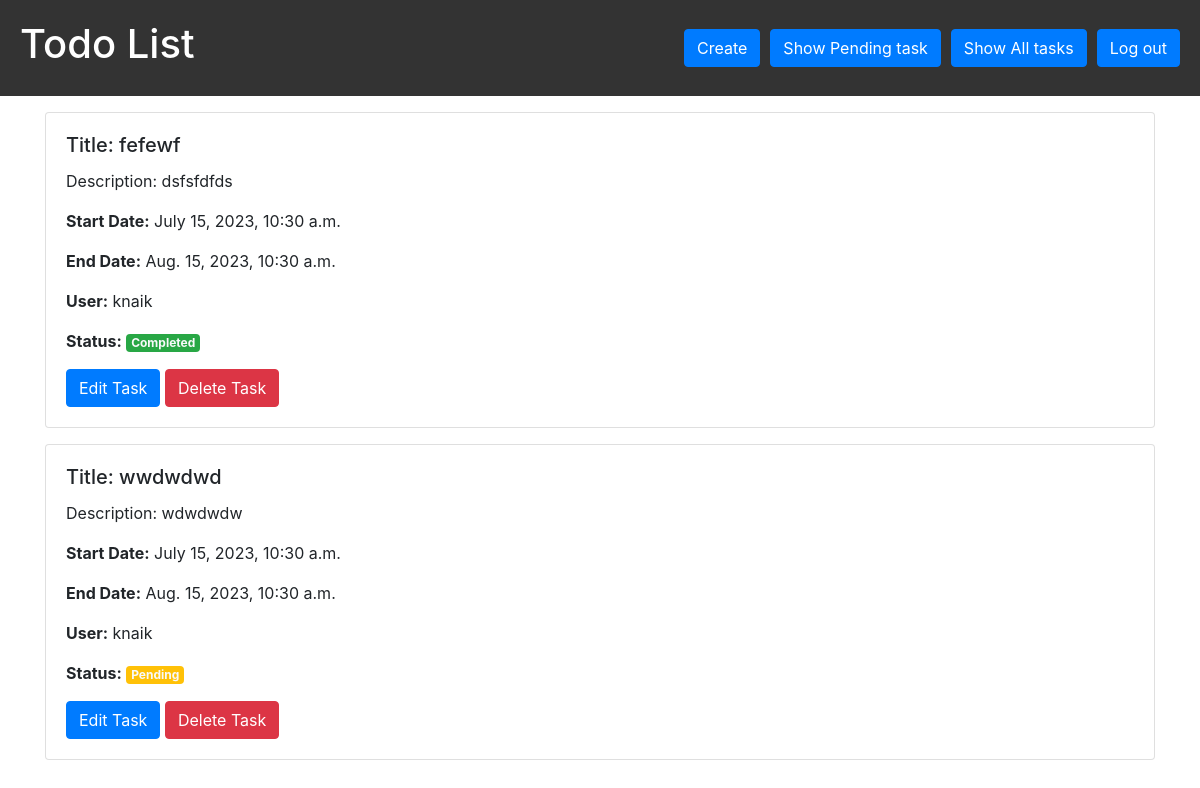
Before: /home/ (signed in) with the older database file.
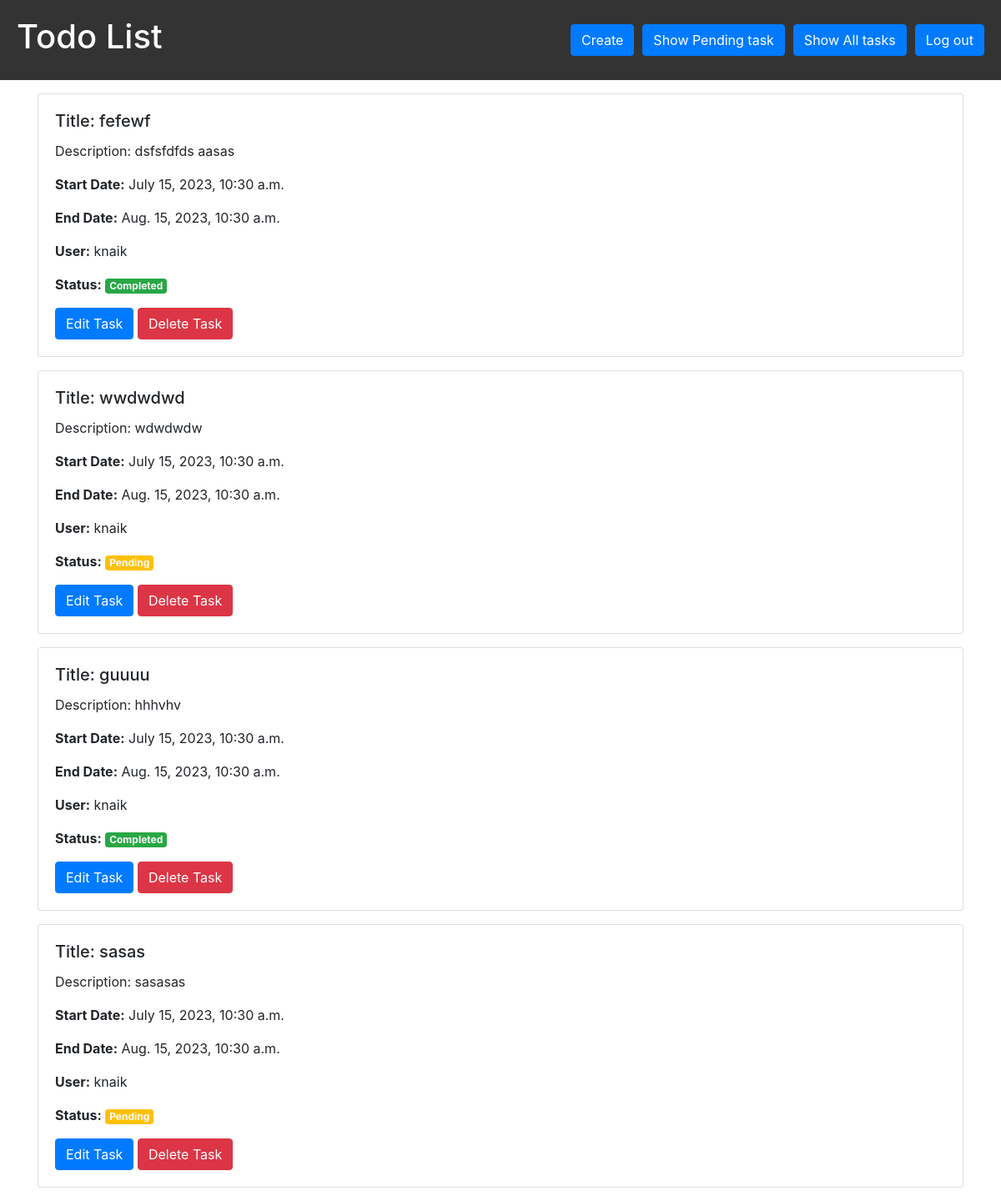
After: the same page with the newer database file.
### todo/models.py (models this page shows, shortened)
class TodoTask(models.Model):
    id = models.UUIDField(primary_key=True, default=uuid.uuid4, editable=False)
    title = models.CharField(max_length=100,null=False)
    description = models.TextField()
    start_date = models.DateTimeField()
    end_date = models.DateTimeField()
    user = models.ForeignKey(User, on_delete=models.CASCADE)
    is_completed = models.BooleanField(default=False)

### todo/views.py (the view)
# urls.py: path('home/', todo_list, name='todo_list'),
def todo_list(request):
    tasks = TodoTask.objects.filter(user=request.user)
    return render(request, 'html/homePage.html', {'tasks': tasks})

### todo/templates/html/homePage.html (shortened to what this page needs)
{% load static %}
<!DOCTYPE html>
<html>
<head>
    <link rel="stylesheet" href="https://stackpath.bootstrapcdn.com/bootstrap/4.5.2/css/bootstrap.min.css">
</head>
<body>
    <div class="header">
        <h1>Todo List</h1>
        <div style="display: flex; gap: 10px; align-items: center;">
        <a href="{% url 'createTask' %}" class="btn btn-primary create-button">Create</a>
        <a href="{% url 'show_pending_task'%}" class="btn btn-primary create-button">Show Pending task</a>
        <a href="{% url 'todo_list' %}" class="btn btn-primary create-button">Show All tasks</a>
        <a href="{% url 'login_page' %}" class="btn btn-primary create-button">Log out</a>
        </div>
    </div>
    <div class="container">
        {% for task in tasks %}
        <div class="card my-3">
            <div class="card-body">
                <h5 class="card-title">Title: {{ task.title }}</h5>
                <p class="card-text">Description: {{ task.description }}</p>
                <p class="card-text"><strong>Start Date:</strong> {{ task.start_date }}</p>
                <p class="card-text"><strong>End Date:</strong> {{ task.end_date }}</p>
                <p class="card-text"><strong>User:</strong> {{ task.user }}</p>
                <p class="card-text">
                    <strong>Status:</strong>
                    <span class="badge {% if task.is_completed %}bg-success{% else %}bg-warning{% endif %} text-light">
                        {% if task.is_completed %}Completed{% else %}Pending{% endif %}
                    </span>
                </p>
                <a href="{% url 'edit_todo_task' task_id=task.id %}" class="btn btn-primary">Edit Task</a>
                <a href="{% url 'delete_todo_task' task_id=task.id %}" class="btn btn-danger">Delete Task</a>
            </div>
        </div>
        {% endfor %}
    </div>
</body>
</html>

### todo/templates/html/homePage.html (style rules this page uses)
.header { background-color: #333; padding: 20px; color: white; display: flex; justify-content: space-between; }
.create-button { margin-left: auto; }

Changed rows visible on the page:
changed TodoTask "fefewf": description "dsfsfdfds" → "dsfsfdfds aasas"
added TodoTask: title "guuuu", description "hhhvhv", start_date "July 15, 2023, 10:30 a.m.", end_date "Aug. 15, 2023, 10:30 a.m.", user "knaik", is_completed "Completed"
added TodoTask: title "sasas", description "sasasas", start_date "July 15, 2023, 10:30 a.m.", end_date "Aug. 15, 2023, 10:30 a.m.", user "knaik", is_completed "Pending"
